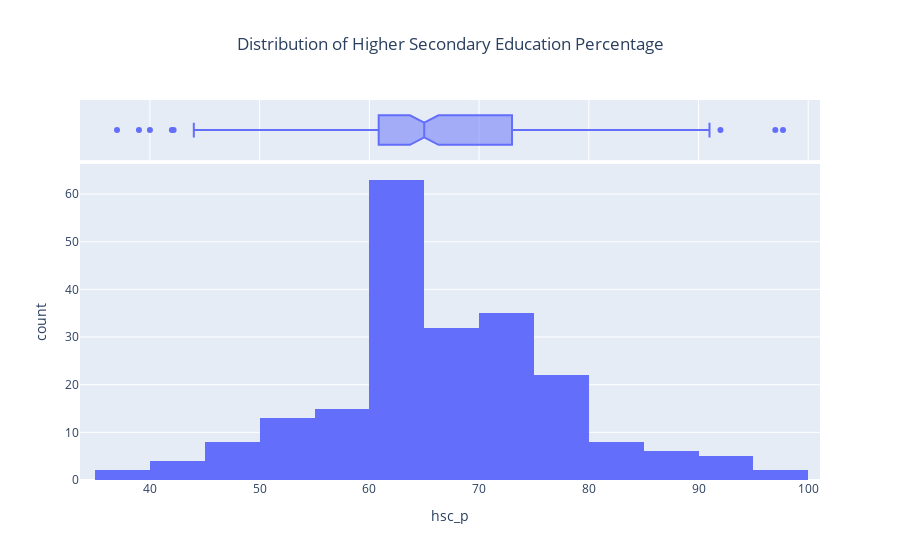

The notebook cell this image was saved under:
### Code cell
fig = px.histogram(df,x='hsc_p', marginal='box', title='Distribution of Higher Secondary Education Percentage')
fig.update_layout(title_x=0.5)
fig.show()

### Figure 1 — Plotly figure (JSON) as saved in the notebook; plotly's stock layout.template omitted (floating-point values rounded to 4 significant figures; data arrays with more than 128 entries replaced by an {"elided": "..."} marker saying what was removed)
{"data": [{"alignmentgroup": "True", "bingroup": "x", "hovertemplate": "hsc_p=%{x}<br>count=%{y}<extra></extra>", "legendgroup": "", "marker": {"color": "#636efa", "pattern": {"shape": ""}}, "name": "", "offsetgroup": "", "orientation": "v", "showlegend": false, "type": "histogram", "x": {"elided": "215 float values"}, "xaxis": "x", "yaxis": "y"}, {"alignmentgroup": "True", "hovertemplate": "hsc_p=%{x}<extra></extra>", "legendgroup": "", "marker": {"color": "#636efa"}, "name": "", "notched": true, "offsetgroup": "", "showlegend": false, "type": "box", "x": {"elided": "215 float values"}, "xaxis": "x2", "yaxis": "y2"}], "layout": {"barmode": "relative", "legend": {"tracegroupgap": 0}, "title": {"text": "Distribution of Higher Secondary Education Percentage", "x": 0.5}, "xaxis": {"anchor": "y", "domain": [0, 1], "title": {"text": "hsc_p"}}, "xaxis2": {"anchor": "y2", "domain": [0, 1], "matches": "x", "showgrid": true, "showticklabels": false}, "yaxis": {"anchor": "x", "domain": [0, 0.8316], "title": {"text": "count"}}, "yaxis2": {"anchor": "x2", "domain": [0.8416, 1], "matches": "y2", "showgrid": false, "showline": false, "showticklabels": false, "ticks": ""}}}
